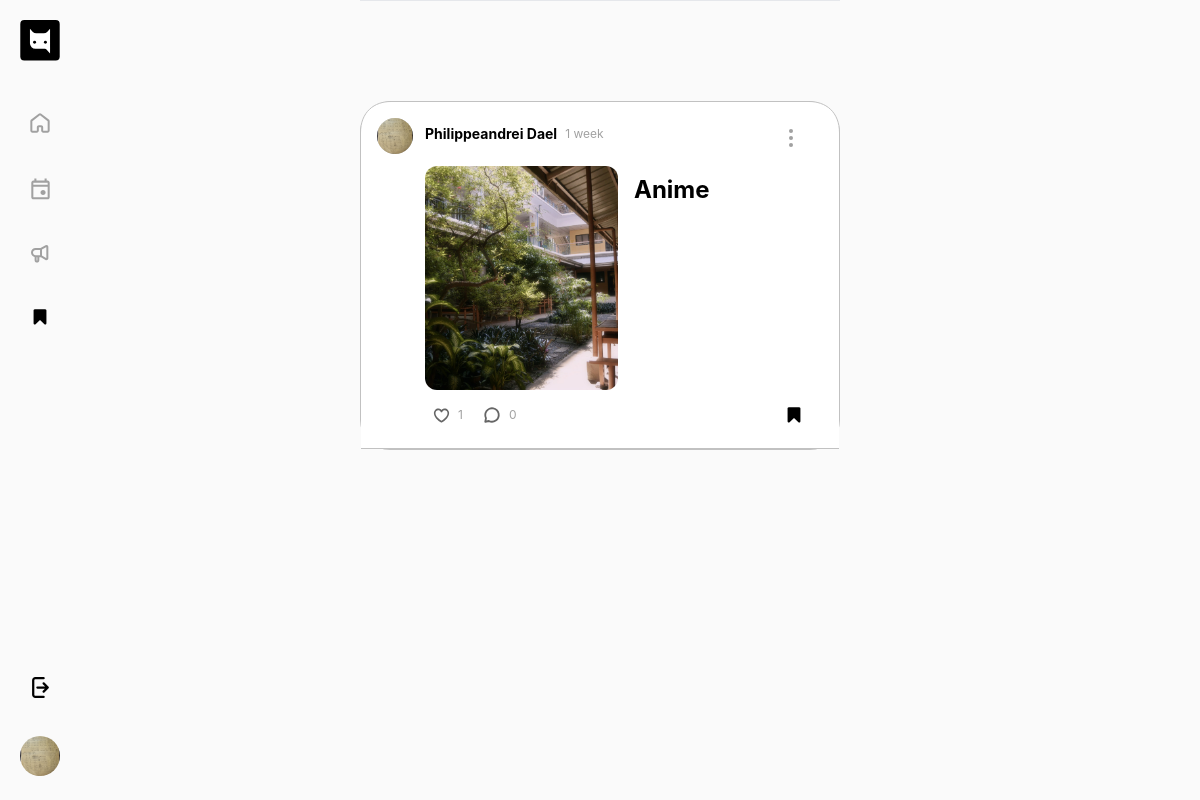
The app's page /saved_posts (signed in) with its own data.
### authentication/models.py (models this page shows, shortened)
class Student(AbstractBaseUser):
    email = models.EmailField(unique=True, validators=[validate_email])
    first_name = models.CharField(max_length=30, blank=True)
    last_name = models.CharField(max_length=30, blank=True)
    """user_bio = models.TextField(blank=True)"""
    is_active = models.BooleanField(default=False)
    is_admin = models.BooleanField(default=False)
    is_verified = models.BooleanField(default=False)
    objects = StudentManager()
    USERNAME_FIELD = 'email'

### userprofile/models.py (models this page shows, shortened)
class Profile(models.Model):
    student = models.OneToOneField('authentication.Student', on_delete=models.CASCADE ,related_name='profile')
    username = models.CharField(null=True,max_length=150)
    bio = models.TextField(null=True, blank=True)
    cover_image = models.ImageField(null=True, blank=True, upload_to="images/",  default="images/cover_photo.png")
    profile_image = models.ImageField(null=True, blank=True, upload_to="images/", default="images/default_profile_pic.png")
    title = models.CharField(null=True, blank=True ,max_length=150)
    post_count = models.IntegerField(default=0)
    comment_count = models.IntegerField(default=0)
    like_count = models.IntegerField(default=0)
    social_links = models.JSONField(null=True,default=dict, blank=True)

### dashboard/models.py (models this page shows, shortened)
class Post(models.Model):
    title = models.CharField(max_length=100, blank=True, null=True)
    author = models.ForeignKey(settings.AUTH_USER_MODEL, on_delete=models.CASCADE, related_name='posts')
    content = tinymce_models.HTMLField()
    image = models.ImageField(upload_to='images/', blank=True, null=True, default='')
    date_posted = models.DateTimeField(auto_now_add=True)
    last_edited = models.DateTimeField(auto_now=True)
    is_deleted = models.BooleanField(default=False)

### dashboard/views.py (the view)
# urls.py: path('saved_posts', views.saved_posts, name='saved_posts'),
@login_required
def saved_posts(request):
    user = request.user
    saved_posts = (
        Post.objects.filter(is_deleted=False, saves__author=user)                # gets all saved posts.
        .distinct()                                                              # removes duplicates.
        .order_by('-date_posted')
    )
    if request.user.is_authenticated:
        user_saves = set(request.user.saves.values_list('post_id', flat=True))
    else:
        user_saves = set()
    return render(request, 'saved_posts.html', {'saved_posts': saved_posts, 'user_saves': user_saves})

### dashboard/templates/saved_posts.html (shortened to what this page needs)
{% load static tailwind_tags %}
{% load static %}
<!DOCTYPE html>
<html lang="en">
  <head>
    {% tailwind_css %}
  </head>
  <body class="text-sm bg-bg-gray">
    <div class="w-auto h-full rounded-xl flex">
      {% include "left_panel.html" %}
      <div class="w-full h-full ">
        {% include "header_dashboard.html" %}
        <div class="flex flex-row w-full">
          <div class="m-auto w-full lg:w-2/5 md:w-3/5 top-0 sticky bg-white border border-border-gray border-t-0 rounded-b-[30px]">
            <div class="overflow-y-auto z-[-100]">
              {% include "saved_posts_feed.html" %}
            </div>
          </div>
        </div>
      </div>
    </div>
  </body>
</html>

### dashboard/templates/left_panel.html (shortened to what this page needs)
{% load static %}
<div class="h-full left-0 top-0 fixed w-16 hidden lg:block md:block">
  <div class="flex flex-col justify-between w-20 items-center h-full pb-6">
    <div class="flex flex-col items-center space-y-5">
      <div class="p-5 group relative z-20">
        <a href="/index">
          <div class="block group-hover:hidden">
          </div>
        </a>
      </div>
      <a href="/dashboard_home">
        <div class="p-3 rounded-lg hover:bg-gray-200 hover:scale-105 active:scale-95 transition-transform duration-300">
        </div>
      </a>
      <a href="/events">
        <div class="p-3 rounded-lg hover:bg-gray-200 hover:scale-105 active:scale-95 transition-transform duration-300">
        </div>
      </a>
      <a href="/announcements">
        <div class="p-3 rounded-lg hover:bg-gray-200 hover:scale-105 active:scale-95 transition-transform duration-300">
        </div>
      </a>
      <a href="/saved_posts">
        <div class="p-3 rounded-lg hover:bg-gray-200 hover:scale-105 active:scale-95 transition-transform duration-300">
          {% if request.resolver_match.url_name == 'saved_posts' %}
            {% include "assets/bookmark.svg" %}
          {% else %}
            {% include "assets/material-symbols_bookmark-outline2.svg" %}
          {% endif %}
        </div>
      </a>
    </div>
    <div class="flex flex-col justify-center items-center space-y-6">
      <a href="{% url 'logout' %}">
        <div class="p-3 rounded-lg hover:bg-gray-200 hover:scale-105 active:scale-95 transition-transform duration-300">
        </div>
      </a>
      <a href="{% url 'profile_view' user.id %}" class="hover:scale-105 active:scale-95 transition-transform duration-300">
        {% if user.profile.profile_image %}
          <img src="{{ user.profile.profile_image.url }}" alt="Profile Image" class="w-10 h-10 rounded-full object-cover">
        {% else %}
          <div class="w-10 h-10 rounded-full bg-gray-300"></div>
        {% endif %}
      </a>
    </div>
  </div>
</div>

### dashboard/templates/assets/bookmark.svg (shortened to what this page needs)
<!DOCTYPE svg PUBLIC "-//W3C//DTD SVG 1.0//EN" "http://www.w3.org/TR/2001/REC-SVG-20010904/DTD/svg10.dtd">

### dashboard/templates/feed_box.html (shortened to what this page needs)
{% load custom_filters %} {% load static %}
<div
  class="p-4 bg-white border-x-0 border-t-0 border border-b-border-gray hover:bg-bg-gray flex transition duration-300"
>
  <div
    class="w-9 h-9 rounded-full bg-gray-300 hover:scale-105 active:scale-95 transform transition duration-300"
  >
    <a href="{% url 'profile_view' post.author.id %}" class="block w-9 h-9">
      {% if post.author.profile.profile_image %}
      <img
        src="{{ post.author.profile.profile_image.url }}"
        alt="Profile Image"
        class="w-9 h-9 rounded-full object-cover"
      />
      {% endif %}
    </a>
  </div>
  <div class="w-full px-3">
    <div class="flex justify-between items-center">
      <div class="flex flex-row pb-2 space-x-2">
        <p class="font-bold hover:underline cursor-pointer text-sm">
          {{ post.author.first_name }} {{ post.author.last_name }}
        </p>
        <p class="text-gray-font text-xs self-center">
          {{ post.date_posted|timesince }}
        </p>
      </div>
      <div class="relative">
        <button
          type="button"
          class="flex items-center justify-center w-10 h-10 p-2 rounded-full hover:bg-hover-color hover:scale-105 active:scale-95 transform transition duration-300"
          onclick="toggleDropdown('{{ post.id }}')"
        >
          {% include "assets/dots.svg" %}
        </button>
      </div>
    </div>
    <a href="{% url 'post_detail' post.id %}" class="block">
      <div class="flex pb-2 py-2 max-w-xl w-full">
        {% if post.image and post.image.url %}
        <div class="h-56 w-1/2 bg-gray-100 rounded-xl overflow-hidden">
          <img
            src="{{ post.image.url }}"
            alt="Post image"
            class="object-cover h-full w-full"
          />
        </div>
        <div class="h-56 w-1/2 px-4 py-2 flex flex-col">
          <h2 class="text-md large:text-3xl md:text-2xl sm:text-xl font-bold">{{ post.title }}</h2>
        </div>
        {% endif %}
      </div>
    </a>
    <div class="flex justify-between text-xs">
      <div class="flex items-center space-x-1">
        <button
          class="text-gray-font flex items-center cursor-pointer p-2 rounded-full hover:bg-hover-color hover:scale-105 active:scale-95 transform transition duration-300"
          onclick="toggleLike('{{ post.id }}')"
        >
          <div class="mx-2 ml-0" id="like-svg-{{ post.id }}">
          </div>
          <span id="like-count-{{ post.id }}" class="flex items-center"
            >{{ post.likes.count }}</span
          >
        </button>
        <button
          class="text-gray-font flex items-center cursor-pointer p-2 rounded-full hover:bg-hover-color hover:scale-105 active:scale-95 transform transition duration-300"
          onclick="toggleCommentInput('{{ post.id }}')"
        >
          <div class="mx-2 ml-0">
          </div>
          <span class="flex items-center">{{ post.comments.count }}</span>
        </button>
      </div>
      <div class="flex items-center">
        <button
          class="text-gray-font flex items-center p-2 rounded-full hover:bg-hover-color hover:scale-105 active:scale-95 transform transition duration-300"
          onclick="toggleSave('{{ post.id }}')"
        >
          <div class="" id="save-svg-{{ post.id }}">
            {% if post.id in user_saves %}
              {% include "assets/bookmark.svg" %}
            {% else %}
              {% include "assets/material-symbols_bookmark-outline.svg" %}
            {% endif %}
          </div>
        </button>
      </div>
    </div>
  </div>
</div>

### dashboard/templates/assets/dots.svg
<svg width="4" height="18" viewBox="0 0 4 18" fill="none" xmlns="http://www.w3.org/2000/svg">
<rect width="4" height="4" rx="2" fill="#A1A1A1"/>
<rect y="14" width="4" height="4" rx="2" fill="#A1A1A1"/>
<rect y="7" width="4" height="4" rx="2" fill="#A1A1A1"/>
</svg>

### records on screen
Student: profile.profile_image (picture)
Post: author.profile.profile_image (picture), author.first_name "Philippeandrei", author.last_name "Dael", date_posted "1 week", image (picture), title "Anime", likes.count "1", comments.count "0"
